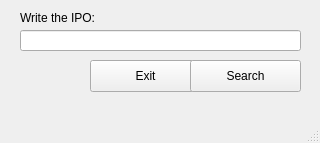
<?xml version="1.0" encoding="UTF-8"?>
<ui version="4.0">
 <class>MainWindowAnalytics</class>
 <widget class="QMainWindow" name="MainWindowAnalytics">
  <property name="geometry">
   <rect>
    <x>0</x>
    <y>0</y>
    <width>320</width>
    <height>143</height>
   </rect>
  </property>
  <property name="windowTitle">
   <string>Stocks Analytics</string>
  </property>
  <widget class="QWidget" name="centralwidget">
   <widget class="QPushButton" name="exitbtn">
    <property name="geometry">
     <rect>
      <x>90</x>
      <y>60</y>
      <width>111</width>
      <height>32</height>
     </rect>
    </property>
    <property name="toolTip">
     <string>Close Application</string>
    </property>
    <property name="text">
     <string>Exit</string>
    </property>
   </widget>
   <widget class="QPushButton" name="searchbtn">
    <property name="geometry">
     <rect>
      <x>190</x>
      <y>60</y>
      <width>111</width>
      <height>32</height>
     </rect>
    </property>
    <property name="toolTip">
     <string>Search for new IPO</string>
    </property>
    <property name="text">
     <string>Search</string>
    </property>
   </widget>
   <widget class="QLabel" name="label">
    <property name="geometry">
     <rect>
      <x>20</x>
      <y>10</y>
      <width>91</width>
      <height>16</height>
     </rect>
    </property>
    <property name="text">
     <string>Write the IPO:</string>
    </property>
   </widget>
   <widget class="QLineEdit" name="lineIPO">
    <property name="geometry">
     <rect>
      <x>20</x>
      <y>30</y>
      <width>281</width>
      <height>21</height>
     </rect>
    </property>
    <property name="inputMask">
     <string/>
    </property>
    <property name="text">
     <string/>
    </property>
   </widget>
  </widget>
  <widget class="QMenuBar" name="menubar">
   <property name="geometry">
    <rect>
     <x>0</x>
     <y>0</y>
     <width>320</width>
     <height>22</height>
    </rect>
   </property>
  </widget>
  <widget class="QStatusBar" name="statusbar"/>
 </widget>
 <resources/>
 <connections/>
</ui>
